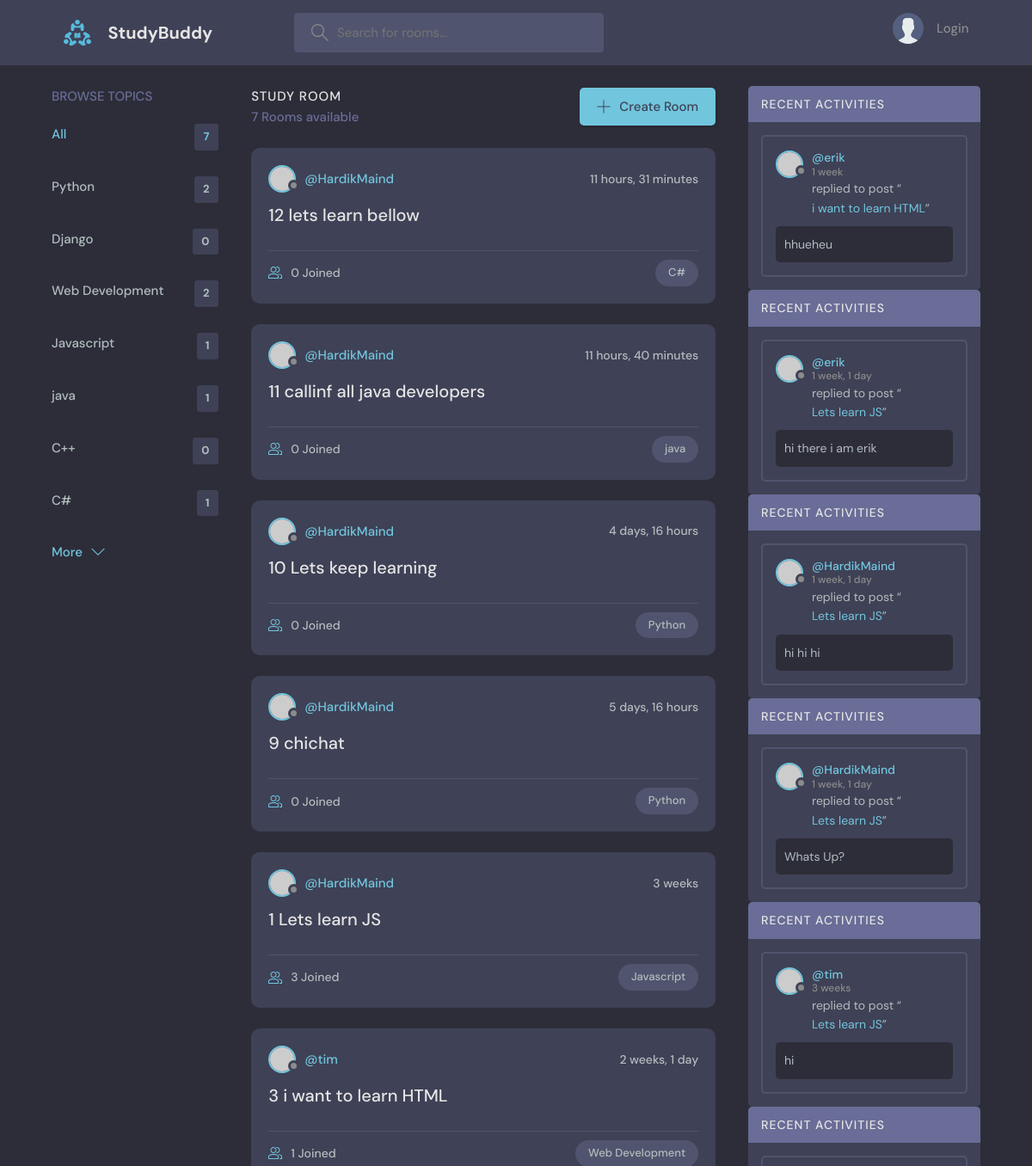
The app's page / (upper part), older data.
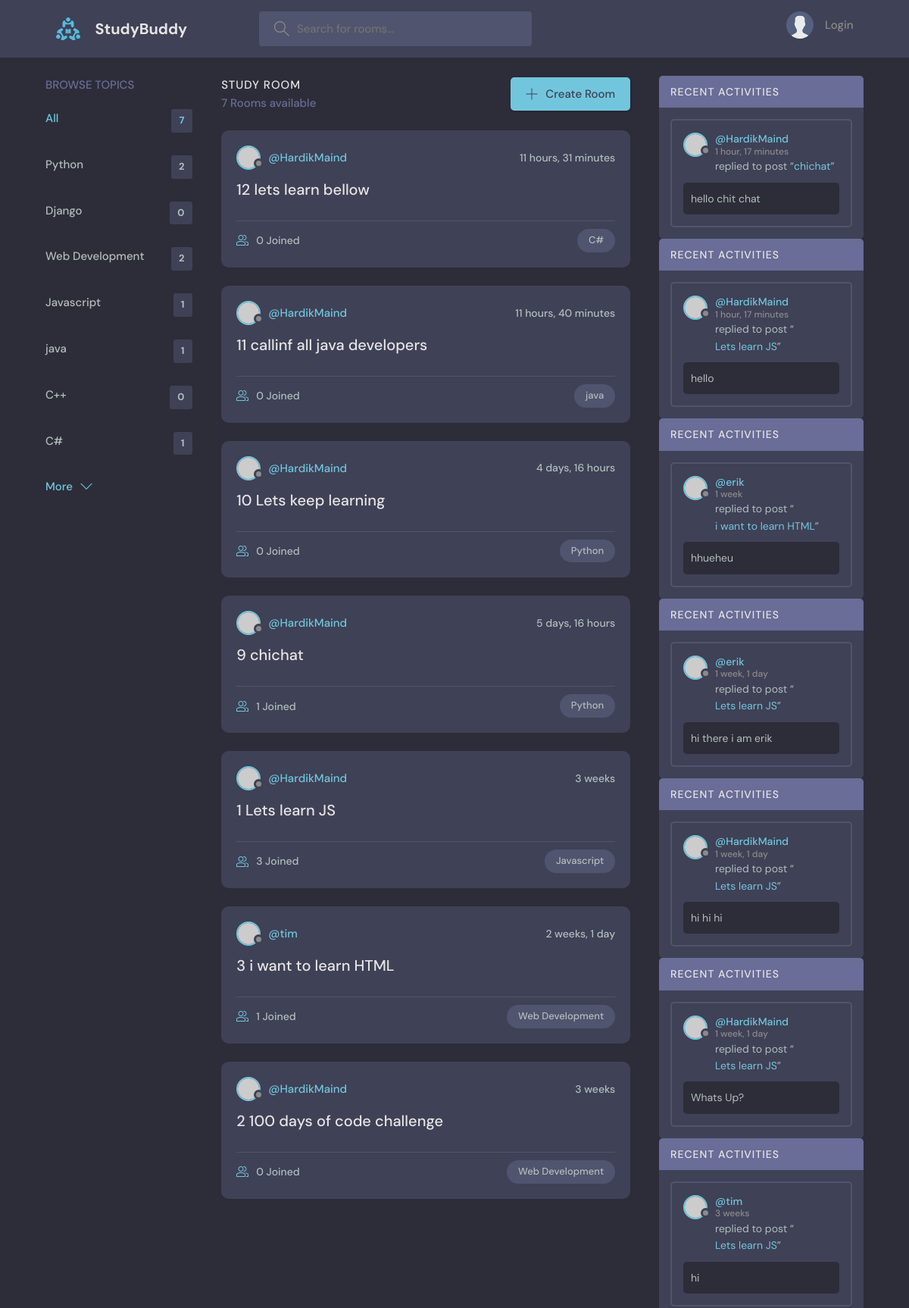
The same page, newer data.
### base/models.py (models this page shows, shortened)
class Topic(models.Model):
    name = models.CharField(max_length=200)

class Room(models.Model):
    host = models.ForeignKey(User, null=True, on_delete=models.SET_NULL)
    name = models.CharField(max_length=200)
    description = models.TextField(null=True, blank=True)
    participants = models.ManyToManyField(User,related_name='participants', blank=True)
    updated = models.DateTimeField(auto_now=True)
    created = models.DateTimeField(auto_now_add=True)
    topic = models.ForeignKey(Topic, null=True, on_delete=models.SET_NULL)
    class Meta:
        ordering = ['-updated', '-created']
    def __str__(self):
        return self.name

class Message(models.Model):
    user = models.ForeignKey(User, on_delete=models.CASCADE)
    room = models.ForeignKey(Room, on_delete=models.CASCADE)
    body = models.TextField()
    updated = models.DateTimeField(auto_now=True)
    created = models.DateTimeField(auto_now_add=True)
    class Meta:
        ordering = ['-updated', '-created']

### base/views.py (the view)
# urls.py: path('', views.home,name="home"),   #when the user goes to the home page, the home function is called..which is in the views.py file
def home(request):
    q = request.GET.get('query') if request.GET.get('query') != None else ''
    rooms = Room.objects.filter(Q(topic__name__icontains=q) | Q(
        name__icontains=q) | Q(description__icontains=q))
    room_count = rooms.count()
    room_message = Message.objects.filter(Q(room__topic__name__icontains=q))
    topics = Topic.objects.all()
    context = {'rooms': rooms, 'topics': topics,
               'room_count': room_count, 'room_messages': room_message}
    return render(request, 'base/home.html', context)

### base/templates/base/home.html (shortened to what this page needs)
{% extends 'main.html' %}
{% block content %}
<main class="layout layout--3">
  <div class="container">
    {%include 'base/topic_component.html' %}
    <div class="roomList">
      <div class="roomList__header">
        <div>
          <h2>Study Room</h2>
          <p>{{room_count}} Rooms available</p>
        </div>
        <a class="btn btn--main" href="{% url 'create-room' %}">
          <svg
            version="1.1"
            xmlns="http://www.w3.org/2000/svg"
            width="32"
            height="32"
            viewBox="0 0 32 32"
          >
            <title>add</title>
            <path
              d="M16.943 0.943h-1.885v14.115h-14.115v1.885h14.115v14.115h1.885v-14.115h14.115v-1.885h-14.115v-14.115z"
            ></path>
          </svg>
          Create Room
        </a>
      </div>
     {%include 'base/feed_component.html' %}
    </div>
    {% include 'base/activity_component.html' %}
  </div>
</main>
{% endblock content %}

### base/templates/base/topic_component.html
<div class="topics">
  <div class="topics__header">
    <h2>Browse Topics</h2>
  </div>
  <ul class="topics__list">
    <li>
      <a href="{% url 'home'%}" class="active">All <span>{{topics.count}}</span></a>
    </li>
    {% for x in topics %}
    <li>
      <a href="{% url 'home' %}?query={{x.name}}"> {{x.name}} <span>{{x.room_set.all.count}}</span></a>
    </li>
    {%endfor%}
  </ul>
  <a class="btn btn--link" href="topics.html">
    More
    <svg
      version="1.1"
      xmlns="http://www.w3.org/2000/svg"
      width="32"
      height="32"
      viewBox="0 0 32 32"
    >
      <title>chevron-down</title>
      <path d="M16 21l-13-13h-3l16 16 16-16h-3l-13 13z"></path>
    </svg>
  </a>
</div>

### base/templates/base/feed_component.html (shortened to what this page needs)
{% for room in rooms %}
<div class="roomListRoom">
  <div class="roomListRoom__header">
    <a href="{% url 'user-profile' room.host.id %}" class="roomListRoom__author">
      <div class="avatar avatar--small">
        <img src="https://randomuser.me/api/portraits/women/11.jpg" />
      </div>
      <span>@{{room.host.username}}</span>
    </a>
    <div class="roomListRoom__actions">
      <span>{{room.created|timesince }}</span>
    </div>
  </div>
  <div class="roomListRoom__content">
    <a href="{% url 'room' room.id %}"> {{room.id}}    {{room.name}}</a>
  </div>
  <div class="roomListRoom__meta">
    <a href="{% url 'room' room.id %}" class="roomListRoom__joined">
      {{room.participants.all.count}} Joined
    </a>
    <p class="roomListRoom__topic">{{room.topic.name}}</p>
  </div>
</div>
{% endfor %}

### base/templates/base/activity_component.html (shortened to what this page needs)
<div>
{% for x in room_messages %}
<div class="activities">
  <div class="activities__header">
    <h2>Recent Activities</h2>
  </div>
  <div class="activities__box">
    <div class="activities__boxHeader roomListRoom__header">
      <a href="{% url 'user-profile' x.user.id %}" class="roomListRoom__author">
        <div class="avatar avatar--small">
          <img src="https://randomuser.me/api/portraits/women/11.jpg" />
        </div>
        <p>
          @{{x.user}}
          <span>{{x.created|timesince}}</span>
        </p>
      </a>
    </div>
    <div class="activities__boxContent">
      <p>
        replied to post “<a href="{%url 'room' x.room.id %}">{{x.room}}</a>”
      </p>
      <div class="activities__boxRoomContent">
        {{x.body}}
      </div>
    </div>
  </div>
</div>
{% endfor %}
</div>

Row changes from the older to the newer data that the page shows:
computed for Room "chichat": participants.all.count "0" → "1"
now on this page (row unchanged): Room: host.username "HardikMaind", created "3 weeks", id "2", name "100 days of code challenge", participants.all.count "0", topic.name "Web Development"
added Message: user "HardikMaind", created "1 hour, 17 minutes", room "chichat", body "hello chit chat"
added Message: user "HardikMaind", created "1 hour, 17 minutes", room "Lets learn JS", body "hello"
